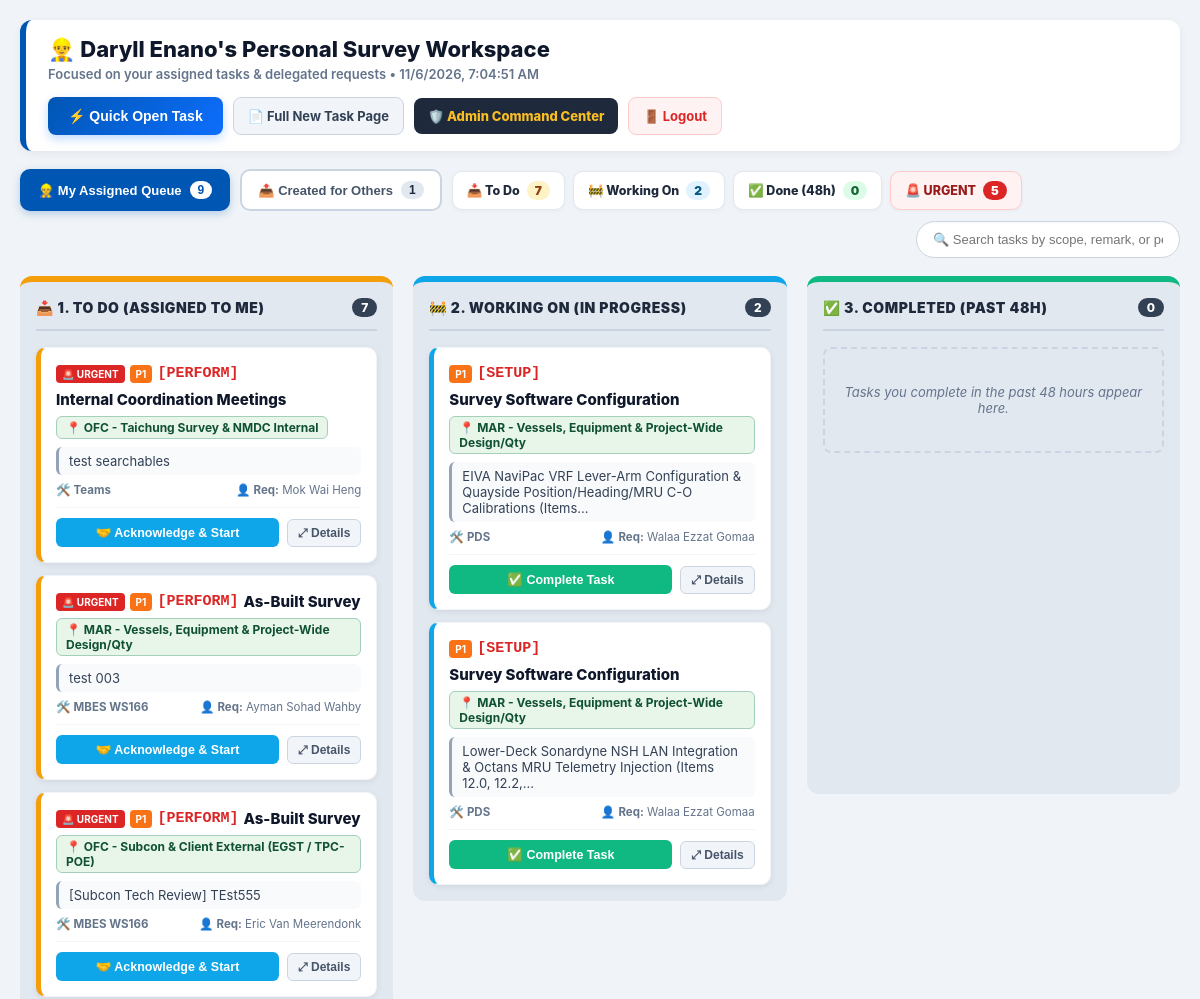
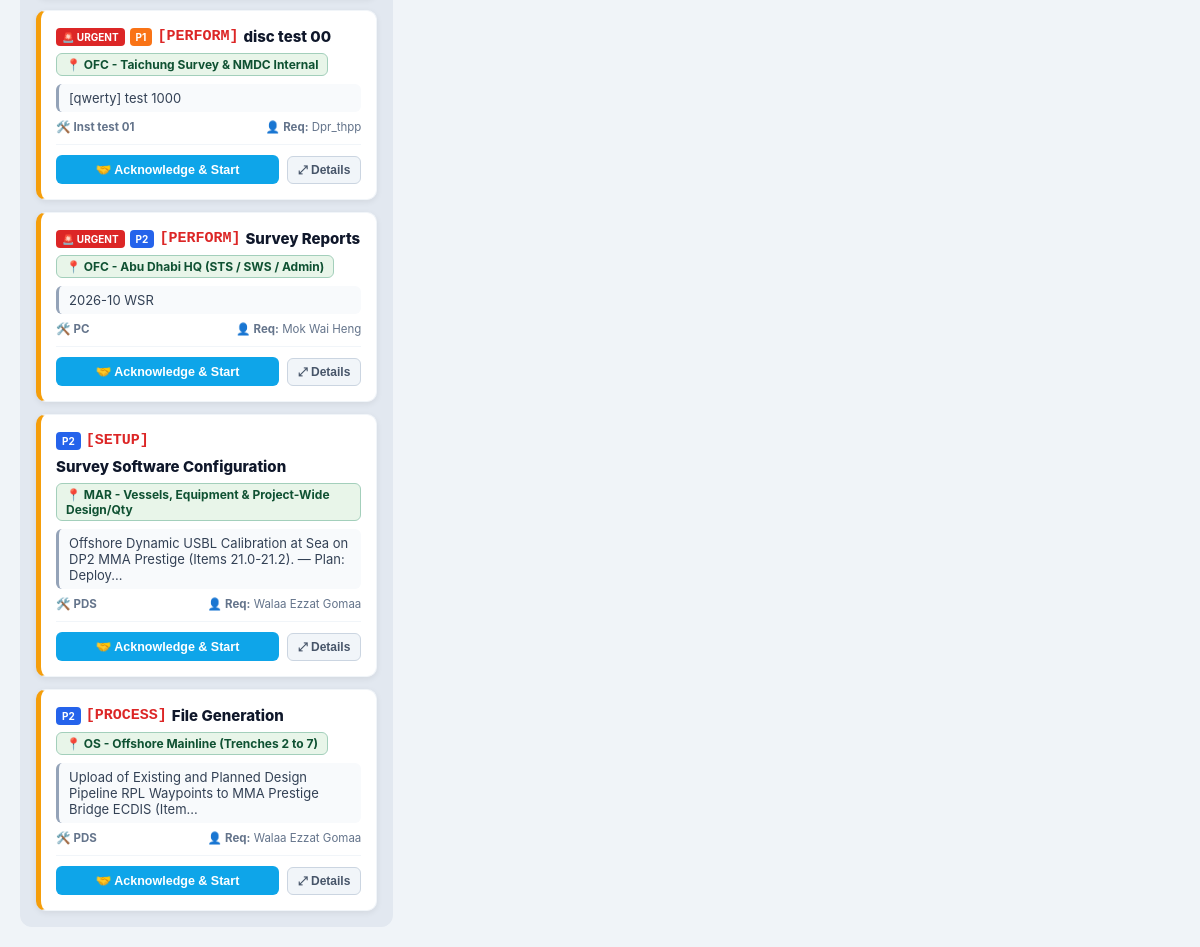
Screenshot of / (signed in) with the database file from the repository (2 pictures, top to bottom).
### app.py (models this page shows)
class User(UserMixin, db.Model):
    id = db.Column(db.Integer, primary_key=True)
    email = db.Column(db.String(120), unique=True, nullable=False)
    name = db.Column(db.String(100), nullable=False)
    password_hash = db.Column(db.String(256), nullable=False)
    is_approved = db.Column(db.Boolean, default=False)
    is_active = db.Column(db.Boolean, default=True)
    is_admin = db.Column(db.Boolean, default=False)
    initials = db.Column(db.String(10), nullable=True)

class SurveyTask(db.Model):
    id = db.Column(db.Integer, primary_key=True)
    surveyor_name = db.Column(db.String(100), nullable=False)
    assigned_to = db.Column(db.String(100), nullable=True)
    requestor = db.Column(db.String(100), nullable=True)
    command_verb = db.Column(db.String(50), default="PERFORM")
    task_category = db.Column(db.String(100), nullable=True)
    instrument = db.Column(db.String(100), nullable=True)
    action_required = db.Column(db.String(100), nullable=True)
    area = db.Column(db.String(100), nullable=False)
    location = db.Column(db.String(100), nullable=True)
    sub_location = db.Column(db.String(100), nullable=True)
    work_scope = db.Column(db.String(100), nullable=False)
    remarks = db.Column(db.Text, nullable=True)
    deliverable_link = db.Column(db.String(500), nullable=True)
    reference_links = db.Column(db.Text, nullable=True)
    status = db.Column(db.String(30), default="Open")
    is_urgent = db.Column(db.Boolean, default=False)
    priority = db.Column(db.Integer, default=99)
    start_time = db.Column(db.DateTime, default=datetime.utcnow)
    execution_date = db.Column(db.Date, nullable=True)
    end_time = db.Column(db.DateTime, nullable=True)

### app.py (the view)
@app.route('/')
@login_required
def dashboard():
    session['dashboard_view'] = 'user'
    escalate_aging_tasks()
    candidate_tasks = SurveyTask.query.filter(
        SurveyTask.status != 'Archived',
        or_(
            SurveyTask.assigned_to.ilike(f"%{current_user.name}%"),
            SurveyTask.surveyor_name == current_user.name
        )
    ).order_by(
        SurveyTask.is_urgent.desc(),
        SurveyTask.priority.asc(),
        SurveyTask.start_time.desc()
    ).limit(350).all()
    my_tasks = []
    delegated_tasks = []
    for t in candidate_tasks:
        assigned_list = [u.strip() for u in (t.assigned_to or '').split(',') if u.strip()]
        if current_user.name in assigned_list:
            my_tasks.append(t)
        elif t.surveyor_name == current_user.name:
            delegated_tasks.append(t)
    config = AppConfig.query.first()
    master_schema = json.loads(config.schema_data) if (config and config.schema_data) else {}
    file_tree = master_schema.get("file_tree", {})
    req_dict = master_schema.get("requestors", {})
    macro_scopes_list, omni_cards = get_merged_macro_scopes_and_cards(file_tree, master_schema.get('activities', {}))
    is_admin = is_user_admin(current_user)
    all_users = User.query.filter_by(is_approved=True, is_active=True).order_by(User.name.asc()).all()
    initials_map = {u.name: (u.initials.upper() if u.initials else ((u.name.split()[0][0] + u.name.split()[1][0]).upper() if len(u.name.split()) >= 2 else u.name[:2].upper())) for u in all_users}
    return render_template(
        'dashboard.html',
        name=current_user.name,
        tasks=my_tasks,
        delegated_tasks=delegated_tasks,
        users=all_users,
        is_admin=is_admin,
        initials_map=initials_map,
        scope_map=SCOPE_BY_CODE,
        macro_scopes=macro_scopes_list,
        req_dict_json=json.dumps(req_dict),
        macro_scopes_json=json.dumps(macro_scopes_list),
        core_tasks_json=json.dumps(get_merged_core_tasks(master_schema.get('activities', {}))),
        omni_cards_json=json.dumps(omni_cards),
        quick_chips_json=json.dumps(get_active_quick_chips(current_user.name))
    )

### app.py (called while the page is built)
def is_user_admin(user):
    if not user or not getattr(user, 'is_authenticated', False):
        return False
    return bool(getattr(user, 'is_admin', False) or (user.email in ADMIN_EMAILS))

@app.after_request
def log_user_usage(response):
    try:
        if current_user.is_authenticated and request.endpoint:
            ignored = {'static', 'api_preview_kpi'}
            if request.endpoint not in ignored and not request.path.startswith('/static'):
                log_entry = UserActivityLog(
                    user_id=current_user.id,
                    user_name=current_user.name,
                    endpoint=request.endpoint,
                    path=request.path[:195],
                    method=request.method
                )
                db.session.add(log_entry)
                db.session.commit()
    except Exception:
        db.session.rollback()
    return response

@login_manager.user_loader
def load_user(user_id):
    return User.query.get(int(user_id))

def resequence_queue(assigned_to_str):
    if not assigned_to_str:
        return
    active_tasks = SurveyTask.query.filter(
        SurveyTask.status.in_(['Open', 'In Progress']),
        SurveyTask.assigned_to == assigned_to_str
    ).order_by(
        SurveyTask.is_urgent.desc(),
        SurveyTask.priority.asc(),
        SurveyTask.start_time.asc()
    ).all()
    for idx, t in enumerate(active_tasks, start=1):
        t.priority = idx
    db.session.commit()

@app.context_processor
def inject_wsr_and_quickpicks_context():
    from flask import session, request
    from flask_login import current_user as _fl_user
    _logged_name = _fl_user.name if getattr(_fl_user, "is_authenticated", False) else None
    current_user = (
        request.args.get("user")
        or _logged_name
        or session.get("user_name")
        or session.get("username")
        or "Daryll"
    )
    is_admin = any(a in str(current_user).lower() for a in ADMIN_WSR_USERS)
    ctx = {
        "current_user_name": current_user,
        "is_wsr_admin": is_admin,
        "quick_picks": get_dynamic_log_quick_chips(str(current_user)),
    }
    try:
        from wsr_blueprint import get_wsr_context
        ctx.update(get_wsr_context())
    except Exception:
        pass
    return ctx

### templates/dashboard.html (shortened to what this page needs)
<!DOCTYPE html>
<html lang="en">
<head>
</head>
<body>
    <div class="workspace-header">
        <div>
            <h2 class="workspace-title">👷‍♂️ {{ name }}'s Personal Survey Workspace</h2>
            <div class="workspace-sub">
                Focused on your assigned tasks & delegated requests • <span id="liveClock">Loading time...</span>
            </div>
        </div>
        <div class="header-actions">
            <button type="button" class="btn-quick-open" onclick="openQuickNewTaskModal()">⚡ Quick Open Task</button>
            <a href="/new_task" class="btn-secondary-nav" title="Open Full Task Launcher with 10/Page History Browser">📄 Full New Task Page</a>
            {% if is_admin %}
            <a href="/admin_dashboard" class="btn-admin-nav">🛡️ Admin Command Center</a>
            {% endif %}
            <a href="/logout" class="btn-secondary-nav" style="color: #dc2626; border-color: #fecaca; background: #fef2f2;">🚪 Logout</a>
        </div>
    </div>
    <div class="summary-bar">
        <button type="button" class="view-tab active" id="tabBtnMyQueue" onclick="switchWorkspaceTab('my_queue')">
            <span>👷‍♂️ My Assigned Queue</span>
            <span class="tab-badge" id="myQueueTotalBadge">0</span>
        </button>
        <button type="button" class="view-tab" id="tabBtnDelegated" onclick="switchWorkspaceTab('delegated')">
            <span>📤 Created for Others</span>
            <span class="tab-badge" id="delegatedTotalBadge">{{ delegated_tasks|length if delegated_tasks else 0 }}</span>
        </button>
        <div id="myQueueStatsGroup" style="display: flex; gap: 8px; flex-wrap: wrap; align-items: center;">
            <div class="stat-pill stat-open">
                <span>📥 To Do</span>
                <span class="stat-count" id="countOpenPill">0</span>
            </div>
            <div class="stat-pill stat-prog">
                <span>🚧 Working On</span>
                <span class="stat-count" id="countProgPill">0</span>
            </div>
            <div class="stat-pill stat-done">
                <span>✅ Done (48h)</span>
                <span class="stat-count" id="countDonePill">0</span>
            </div>
            <div class="stat-pill stat-urgent" id="urgentPillBox" style="display: none;">
                <span>🚨 URGENT</span>
                <span class="stat-count" id="countUrgentPill">0</span>
            </div>
        </div>
        <input type="text" id="userKeywordSearch" class="search-input" placeholder="🔍 Search tasks by scope, remark, or person..." oninput="renderPersonalBoard()">
    </div>
    <div id="taskContainer" style="display: none;">
        {% for task in tasks %}
        {% set area_clean = task.area.split('_', 1)[-1].replace('_', ' ') if task.area and '_' in task.area else task.area %}
        {% set loc_clean = task.location.split('_', 1)[-1].replace('_', ' ') if task.location and task.location != 'N/A' and '_' in task.location else (task.location if task.location and task.location != 'N/A' else '') %}
        {% set sub_clean = task.sub_location.split('_', 1)[-1].replace('_', ' ') if task.sub_location and task.sub_location != 'N/A' and '_' in task.sub_location else (task.sub_location if task.sub_location and task.sub_location != 'N/A' else '') %}
        {% set scope_text = task.work_scope.split('_', 1)[-1].replace('_', ' ') if task.work_scope and '_' in task.work_scope else task.work_scope %}
        {% set macro_scope = scope_map.get(task.work_scope) if scope_map else None %}
        {% set full_folder_path = area_clean ~ (' ➔ ' ~ loc_clean if loc_clean else '') ~ (' ➔ ' ~ sub_clean if sub_clean else '') %}
        {% set macro_label = macro_scope.label if macro_scope else (full_folder_path ~ (' ➔ ' ~ scope_text if scope_text and scope_text.lower() != 'general' else '')) %}
        <div class="task-card my-assigned-card"
             draggable="true"
             ondragstart="drag(event)"
             data-id="{{ task.id }}"
             data-status="{{ task.status }}"
             data-priority="{{ task.priority|default(99) }}"
             data-urgent="{{ 'true' if task.is_urgent else 'false' }}"
             data-exec-date="{{ task.execution_date.strftime('%Y-%m-%d') if task.execution_date else '' }}"
             data-date="{{ task.execution_date.strftime('%Y-%m-%d') if task.execution_date else (task.start_time.strftime('%Y-%m-%d') if task.start_time else '') }}"
             data-assigned="{{ task.assigned_to or '' }}"
             data-mine="true"
             data-creator="{{ task.surveyor_name }}"
             data-task-str="{{ task.start_time.strftime('%Y%m%d-%H%M%S') if task.start_time else 'UNKNOWN-'~task.id }}"
             data-scope="{{ task.work_scope or '' }}"
             data-path="📍 {{ macro_label }}  [📁 {{ full_folder_path }}]"
             data-remarks="{{ task.remarks or '' }}"
             data-links="{{ task.reference_links or '' }}"
             data-deliverable="{{ task.deliverable_link or '' }}"
             data-req="{{ task.requestor or '' }}"
             data-cat="{{ task.task_category or '' }}"
             data-disc="{{ task.action_required or '' }}"
             data-inst="{{ task.instrument or '' }}"
             data-start="{{ task.execution_date.strftime('%Y-%m-%d (Backdated)') if task.execution_date else (task.start_time.strftime('%Y-%m-%d %H:%M') if task.start_time else '') }}"
             data-end="{{ task.end_time.strftime('%Y-%m-%d %H:%M') if task.end_time else 'Pending' }}">
            <div onclick="openTaskModal(this.closest('.task-card'))" style="cursor: pointer;">
                <div class="task-line-1">
                    <span class="card-urgent-badge" style="background: #dc2626; color: white; padding: 2px 6px; border-radius: 4px; font-size: 10px; font-weight: bold; ">🚨 URGENT</span>
                    {% set p_val = task.priority|default(99) %}
                    {% set p_color = '#64748b' %}{% if p_val == 0 %}{% set p_color = '#dc2626' %}{% elif p_val == 1 %}{% set p_color = '#f97316' %}{% elif p_val == 2 %}{% set p_color = '#2563eb' %}{% endif %}
                    <span class="card-priority-badge" style="background: {{ p_color }}; color: white; padding: 2px 6px; border-radius: 4px; font-size: 10px; font-weight: bold;" title="My Queue Priority">P{{ p_val }}</span>
                    <span style="color: #dc2626; font-family: monospace;">[{{ task.command_verb or 'PERFORM' }}]</span>
                    <span>{{ task.action_required }}</span>
                </div>
                <div style="font-size: 12px; margin-bottom: 8px; display: flex; align-items: center; gap: 6px; flex-wrap: wrap;" title="Auto-Tied Folder: 📁 {{ full_folder_path }}">
                    <span class="card-macro-badge" style="background: #e8f5e9; color: #0f5132; border: 1px solid #a3cfbb; padding: 3px 9px; border-radius: 6px; font-weight: 700;">
                        📍 <span class="card-macro-text">{{ macro_label }}</span>
                    </span>
                </div>
                {% set short_remark = task.remarks.split('|')[0].strip() if task.remarks else '' %}
                {% if short_remark %}
                <div style="font-size: 13px; color: #334155; background: #f8fafc; padding: 6px 10px; border-radius: 6px; border-left: 3px solid #94a3b8; margin-bottom: 8px;">
                    {{ short_remark | truncate(100) }}
                </div>
                {% endif %}
                <div style="font-size: 11.5px; color: #64748b; display: flex; justify-content: space-between; flex-wrap: wrap; gap: 5px;">
                    <span>🛠️ <strong>{{ task.instrument or 'N/A' }}</strong></span>
                    <span>👤 <strong>Req:</strong> {{ task.requestor.split(' - ')[-1] if task.requestor and ' - ' in task.requestor else task.requestor }}</span>
                </div>
            </div>
            <div class="card-quick-footer">
                <button type="button" class="btn-card-start" onclick="quickStartTask(event, {{ task.id }})"
                        style="{% if task.status != 'Open' %}display:none;{% endif %}">
                    🤝 Acknowledge & Start
                </button>
                <button type="button" class="btn-card-complete" onclick="toggleInlineComplete(event, {{ task.id }})"
                        style="{% if task.status != 'In Progress' %}display:none;{% endif %}">
                    ✅ Complete Task
                </button>
                <button type="button" class="btn-card-details" onclick="openTaskModal(this.closest('.task-card'))" title="Open Full Details / Edit">
                    ⤢ Details
                </button>
            </div>
        </div>
        {% endfor %}
    </div>
    <div id="kanbanContainer" class="kanban-container">
        <div class="kanban-col kb-open" ondragover="allowDrop(event)" ondrop="drop(event, 'Open')" ondragenter="this.classList.add('drag-over')" ondragleave="this.classList.remove('drag-over')">
            <div class="col-header">
                <h4 class="col-title">📥 1. To Do (Assigned to Me)</h4>
                <span class="col-badge" id="colOpenCount">0</span>
            </div>
            <div id="col-open" style="display: flex; flex-direction: column; gap: 12px; min-height: 60px;"></div>
        </div>
        <div class="kanban-col kb-progress" ondragover="allowDrop(event)" ondrop="drop(event, 'In Progress')" ondragenter="this.classList.add('drag-over')" ondragleave="this.classList.remove('drag-over')">
            <div class="col-header">
                <h4 class="col-title">🚧 2. Working On (In Progress)</h4>
                <span class="col-badge" id="colProgCount">0</span>
            </div>
            <div id="col-progress" style="display: flex; flex-direction: column; gap: 12px; min-height: 60px;"></div>
        </div>
        <div class="kanban-col kb-closed" ondragover="allowDrop(event)" ondrop="drop(event, 'Closed')" ondragenter="this.classList.add('drag-over')" ondragleave="this.classList.remove('drag-over')">
            <div class="col-header">
                <h4 class="col-title">✅ 3. Completed (Past 48h)</h4>
                <span class="col-badge" id="colClosedCount">0</span>
            </div>
            <div id="col-closed" style="display: flex; flex-direction: column; gap: 12px; min-height: 60px;"></div>
        </div>
    </div>
</body>
</html>

### rows the page displays
User: name "Daryll Enano"
SurveyTask: p_val "1", command_verb "PERFORM", action_required "Internal Coordination Meetings", macro_label "OFC - Taichung Survey & NMDC Internal", short_remark "test searchables", instrument "Teams", requestor "Mok Wai Heng"
SurveyTask: p_val "1", command_verb "PERFORM", action_required "As-Built Survey", macro_label "MAR - Vessels, Equipment & Project-Wide Design/Qty", short_remark "test 003", instrument "MBES WS166", requestor "Ayman Sohad Wahby"
SurveyTask: p_val "1", command_verb "PERFORM", action_required "As-Built Survey", macro_label "OFC - Subcon & Client External (EGST / TPC-POE)", short_remark "[Subcon Tech Review] TEst555", instrument "MBES WS166", requestor "Eric Van Meerendonk"
SurveyTask: p_val "1", command_verb "PERFORM", action_required "disc test 00", macro_label "OFC - Taichung Survey & NMDC Internal", short_remark "[qwerty] test 1000", instrument "Inst test 01", requestor "Dpr_thpp"
SurveyTask: priority "2", command_verb "PERFORM", action_required "Survey Reports", macro_label "OFC - Abu Dhabi HQ (STS / SWS / Admin)", short_remark "2026-10 WSR", instrument "PC", requestor "Mok Wai Heng"
SurveyTask: priority "1", command_verb "SETUP", action_required "Survey Software Configuration", macro_label "MAR - Vessels, Equipment & Project-Wide Design/Qty", short_remark "EIVA NaviPac VRF Lever-Arm Configuration & Quayside Position/Heading/MRU C-O Calibrations (Items...", instrument "PDS", requestor "Walaa Ezzat Gomaa"
SurveyTask: priority "1", command_verb "SETUP", action_required "Survey Software Configuration", macro_label "MAR - Vessels, Equipment & Project-Wide Design/Qty", short_remark "Lower-Deck Sonardyne NSH LAN Integration & Octans MRU Telemetry Injection (Items 12.0, 12.2,...", instrument "PDS", requestor "Walaa Ezzat Gomaa"
SurveyTask: priority "2", command_verb "SETUP", action_required "Survey Software Configuration", macro_label "MAR - Vessels, Equipment & Project-Wide Design/Qty", remarks "Offshore Dynamic USBL Calibration at Sea on DP2 MMA Prestige (Items 21.0-21.2). — Plan: Deploy...", instrument "PDS", requestor "Walaa Ezzat Gomaa"
SurveyTask: priority "2", command_verb "PROCESS", action_required "File Generation", macro_label "OS - Offshore Mainline (Trenches 2 to 7)", remarks "Upload of Existing and Planned Design Pipeline RPL Waypoints to MMA Prestige Bridge ECDIS (Item...", instrument "PDS", requestor "Walaa Ezzat Gomaa"

### other values shown
{{ delegated_tasks|length if delegated_tasks else 0 }} "1"
